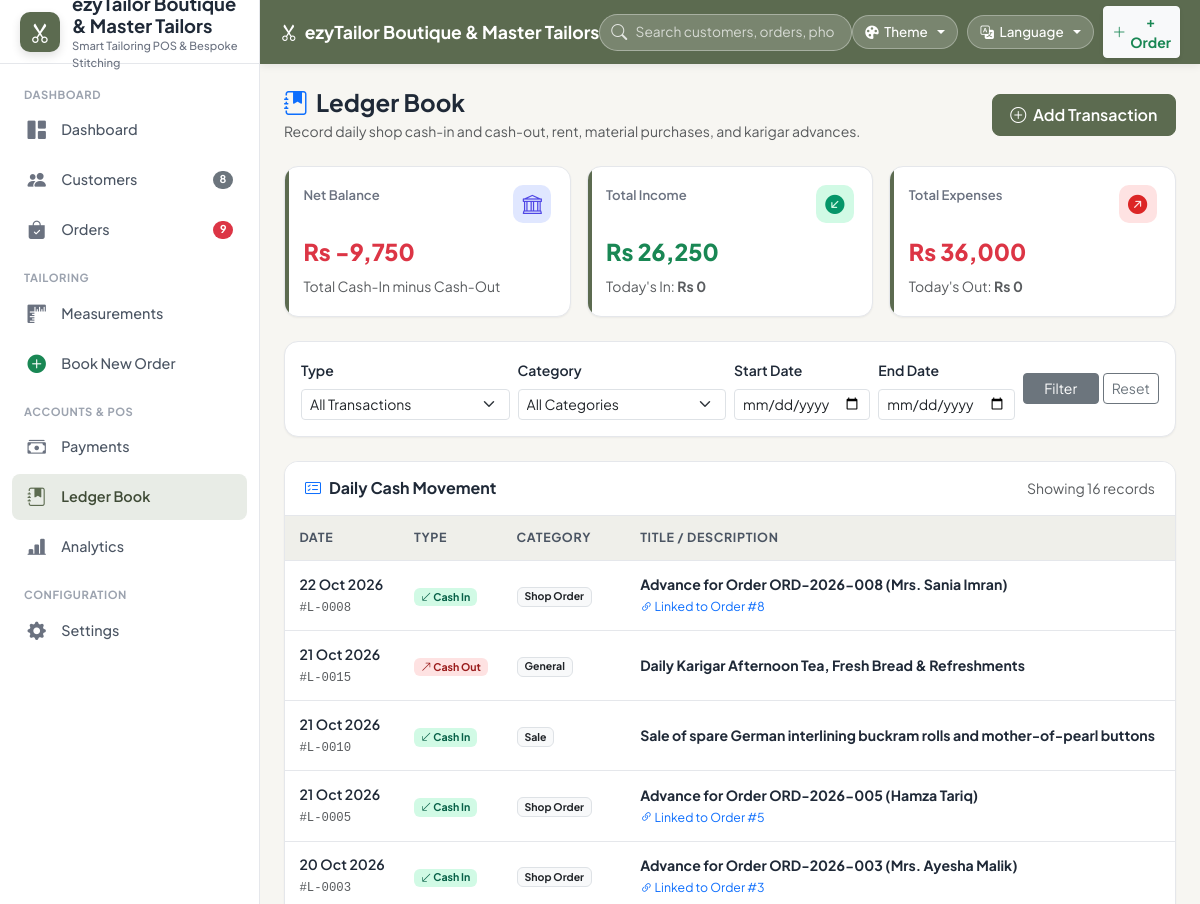
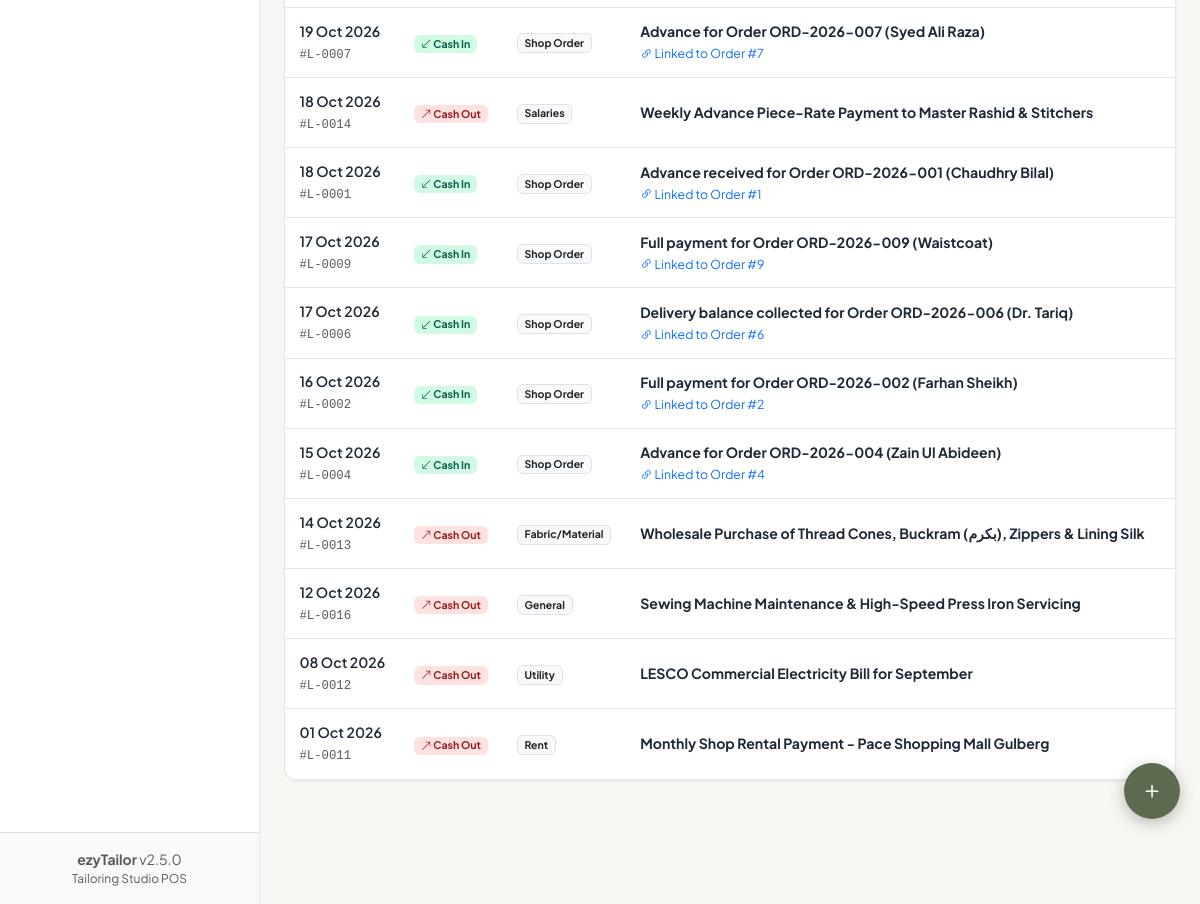
The app's page /ledger.php with its own data (2 pictures, top to bottom).
### tables this page shows
CREATE TABLE IF NOT EXISTS `settings` (
    `id` INT AUTO_INCREMENT PRIMARY KEY,
    `shop_name` VARCHAR(150) NOT NULL DEFAULT 'ezyTailor Boutique & Tailors',
    `tagline` VARCHAR(200) DEFAULT 'Smart Tailoring & Bespoke Stitching',
    `owner_name` VARCHAR(100) DEFAULT 'Ustad Muhammad Asif',
    `phone` VARCHAR(30) DEFAULT '+92 300 9876543',
    `whatsapp` VARCHAR(30) DEFAULT '+923009876543',
    `email` VARCHAR(100) DEFAULT 'contact@ezytailor.com',
    `city` VARCHAR(50) DEFAULT 'Lahore',
    `address` TEXT,
    `currency` VARCHAR(10) DEFAULT 'Rs',
    `theme` VARCHAR(30) DEFAULT 'olive',
    `language` VARCHAR(10) DEFAULT 'en',
    `receipt_header` TEXT,
    `receipt_footer` TEXT,
    `terms` TEXT,
    `receipt_paper_size` VARCHAR(10) DEFAULT '80mm',
    `show_barcode` TINYINT(1) DEFAULT 1,
    `updated_at` TIMESTAMP DEFAULT CURRENT_TIMESTAMP ON UPDATE CURRENT_TIMESTAMP
);

CREATE TABLE IF NOT EXISTS `ledger` (
    `id` INT AUTO_INCREMENT PRIMARY KEY,
    `type` ENUM('income', 'expense') NOT NULL,
    `category` VARCHAR(50) NOT NULL,
    `title` VARCHAR(200) NOT NULL,
    `amount` DECIMAL(10,2) NOT NULL,
    `date` DATE NOT NULL,
    `reference_type` VARCHAR(50) DEFAULT 'general',
    `reference_id` INT DEFAULT NULL,
    `notes` TEXT DEFAULT NULL,
    `created_at` TIMESTAMP DEFAULT CURRENT_TIMESTAMP
);

### ledger.php (the view, shortened to what the rows shown need)
<?php
require_once __DIR__ . '/config/config.php';
require_once __DIR__ . '/config/db.php';
$pdo = getDB();
$sql = "SELECT * FROM ledger WHERE 1=1 ";
$params = [];
$sql .= " ORDER BY date DESC, id DESC LIMIT 200 ";
$stmt = $pdo->prepare($sql);
$stmt->execute($params);
$entries = $stmt->fetchAll();
include __DIR__ . '/includes/header.php';
include __DIR__ . '/includes/sidebar.php';
include __DIR__ . '/includes/navbar.php';
?>
<div class="page-content">
    <div class="app-card">
        <div class="table-responsive">
            <table class="table table-custom">
                <thead>
                    <tr>
                        <th data-i18n="date">Date</th>
                        <th>Type</th>
                        <th>Category</th>
                        <th>Title / Description</th>
                        <th>Cash In (Income)</th>
                    </tr>
                </thead>
                <tbody>
                    <?php if (empty($entries)): ?>
                        <tr><td colspan="7" class="text-center py-5 text-muted">No transactions recorded for the selected filter.</td></tr>
                    <?php else: ?>
                        <?php foreach ($entries as $en): ?>
                            <tr>
                                <td>
                                    <div class="fw-semibold"><?= format_date($en['date']) ?></div>
                                    <small class="text-muted font-monospace">#L-<?= str_pad($en['id'], 4, '0', STR_PAD_LEFT) ?></small>
                                </td>
                                <td>
                                    <?php if ($en['type'] === 'income'): ?>
                                        <span class="badge badge-paid"><i class="bi bi-arrow-down-left"></i> Cash In</span>
                                    <?php else: ?>
                                        <span class="badge badge-unpaid"><i class="bi bi-arrow-up-right"></i> Cash Out</span>
                                    <?php endif; ?>
                                </td>
                                <td>
                                    <span class="badge bg-light text-dark border"><?= e($en['category']) ?></span>
                                </td>
                                <td>
                                    <div class="fw-bold"><?= e($en['title']) ?></div>
                                    <?php if ($en['reference_type'] === 'order'): ?>
                                        <small class="text-primary"><i class="bi bi-link-45deg"></i> Linked to Order #<?= (int)$en['reference_id'] ?></small>
                                    <?php endif; ?>
                                </td>
                                <td class="fw-bold <?= $en['type'] === 'income' ? 'text-success' : 'text-muted' ?>">
                                </td>
                            </tr>
                        <?php endforeach; ?>
                    <?php endif; ?>
                </tbody>
            </table>
        </div>
    </div>
</div>
<?php include __DIR__ . '/includes/footer.php'; ?>

### includes/sidebar.php (shortened to what the rows shown need)
<aside class="app-sidebar">
    <div class="sidebar-header">
        <div>
            <div class="sidebar-brand-name"><?= e($settings['shop_name']) ?></div>
            <div class="sidebar-brand-sub"><?= e($settings['tagline']) ?></div>
        </div>
    </div>
</aside>

### includes/navbar.php (shortened to what the rows shown need)
<div class="app-main-wrapper">
    <header class="app-topbar">
        <div class="topbar-left">
            <div class="topbar-title">
                <i class="bi bi-scissors"></i>
                <span class="full-name"><?= e($settings['shop_name']) ?></span>
            </div>
        </div>
    </header>
    <main class="app-main">

### records on screen
settings: tagline "Smart Tailoring POS & Bespoke Stitching", shop_name "ezyTailor Boutique & Master Tailors"
ledger: date "22 Oct 2026", id "0008", type "income" (drawn), category "Shop Order", title "Advance for Order ORD-2026-008 (Mrs. Sania Imran)", reference "8"
ledger: date "21 Oct 2026", id "0015", type "expense" (drawn), category "General", title "Daily Karigar Afternoon Tea, Fresh Bread & Refreshments"
ledger: date "21 Oct 2026", id "0010", type "income" (drawn), category "Sale", title "Sale of spare German interlining buckram rolls and mother-of-pearl buttons"
ledger: date "21 Oct 2026", id "0005", type "income" (drawn), category "Shop Order", title "Advance for Order ORD-2026-005 (Hamza Tariq)", reference "5"
ledger: date "20 Oct 2026", id "0003", type "income" (drawn), category "Shop Order", title "Advance for Order ORD-2026-003 (Mrs. Ayesha Malik)", reference "3"
ledger: date "19 Oct 2026", id "0007", type "income" (drawn), category "Shop Order", title "Advance for Order ORD-2026-007 (Syed Ali Raza)", reference "7"
ledger: date "18 Oct 2026", id "0014", type "expense" (drawn), category "Salaries", title "Weekly Advance Piece-Rate Payment to Master Rashid & Stitchers"
ledger: date "18 Oct 2026", id "0001", type "income" (drawn), category "Shop Order", title "Advance received for Order ORD-2026-001 (Chaudhry Bilal)", reference "1"
ledger: date "17 Oct 2026", id "0009", type "income" (drawn), category "Shop Order", title "Full payment for Order ORD-2026-009 (Waistcoat)", reference "9"
ledger: date "17 Oct 2026", id "0006", type "income" (drawn), category "Shop Order", title "Delivery balance collected for Order ORD-2026-006 (Dr. Tariq)", reference "6"
ledger: date "16 Oct 2026", id "0002", type "income" (drawn), category "Shop Order", title "Full payment for Order ORD-2026-002 (Farhan Sheikh)", reference "2"
ledger: date "15 Oct 2026", id "0004", type "income" (drawn), category "Shop Order", title "Advance for Order ORD-2026-004 (Zain Ul Abideen)", reference "4"
ledger: date "14 Oct 2026", id "0013", type "expense" (drawn), category "Fabric/Material", title "Wholesale Purchase of Thread Cones, Buckram (بکرم), Zippers & Lining Silk"
ledger: date "12 Oct 2026", id "0016", type "expense" (drawn), category "General", title "Sewing Machine Maintenance & High-Speed Press Iron Servicing"
ledger: date "08 Oct 2026", id "0012", type "expense" (drawn), category "Utility", title "LESCO Commercial Electricity Bill for September"
ledger: date "01 Oct 2026", id "0011", type "expense" (drawn), category "Rent", title "Monthly Shop Rental Payment - Pace Shopping Mall Gulberg"

### other values on screen
$badgeCust "8"
$badgeOrders "9"
APP_NAME "ezyTailor"
APP_VERSION "2.5.0"
$netBalance "-9,750"
$totIncome "26,250"
$todayIncome "0"
$totExpense "36,000"
$todayExpense "0"
count($entries) "16"
